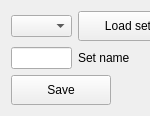
             <widget class="QWidget" name="widget" native="true">
              <property name="enabled">
               <bool>true</bool>
              </property>
              <property name="minimumSize">
               <size>
                <width>150</width>
                <height>0</height>
               </size>
              </property>
              <property name="maximumSize">
               <size>
                <width>150</width>
                <height>16777215</height>
               </size>
              </property>
              <layout class="QGridLayout" name="setActionsGrid">
               <item row="0" column="0">
                <widget class="QComboBox" name="existingSetsComboBox"/>
               </item>
               <item row="0" column="1">
                <widget class="QPushButton" name="pushButton_3">
                 <property name="minimumSize">
                  <size>
                   <width>100</width>
                   <height>30</height>
                  </size>
                 </property>
                 <property name="maximumSize">
                  <size>
                   <width>100</width>
                   <height>30</height>
                  </size>
                 </property>
                 <property name="text">
                  <string>Load set</string>
                 </property>
                </widget>
               </item>
               <item row="1" column="0">
                <widget class="QLineEdit" name="setNameTextInput"/>
               </item>
               <item row="2" column="0">
                <widget class="QPushButton" name="saveSetBtn">
                 <property name="minimumSize">
                  <size>
                   <width>100</width>
                   <height>30</height>
                  </size>
                 </property>
                 <property name="maximumSize">
                  <size>
                   <width>100</width>
                   <height>30</height>
                  </size>
                 </property>
                 <property name="text">
                  <string>Save</string>
                 </property>
                </widget>
               </item>
               <item row="1" column="1">
                <widget class="QLabel" name="label_7">
                 <property name="text">
                  <string>Set name</string>
                 </property>
                </widget>
               </item>
              </layout>
             </widget>
